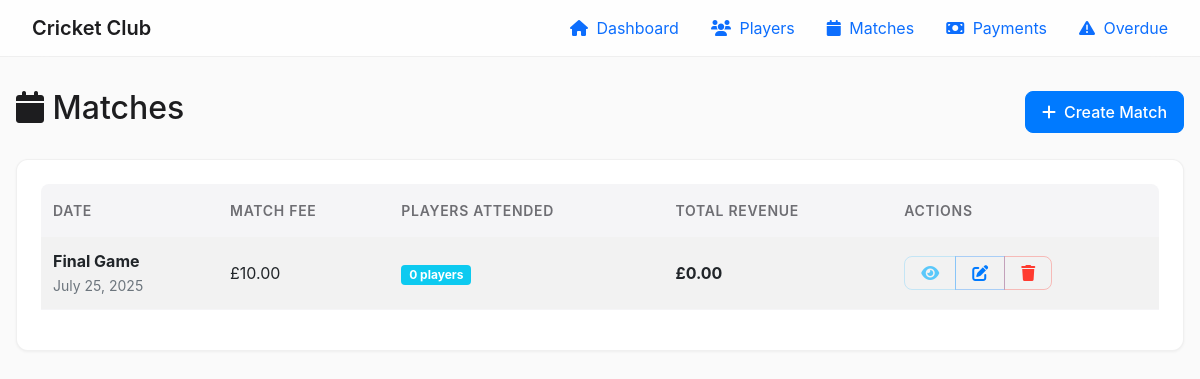
Page /matches on the earlier database version.
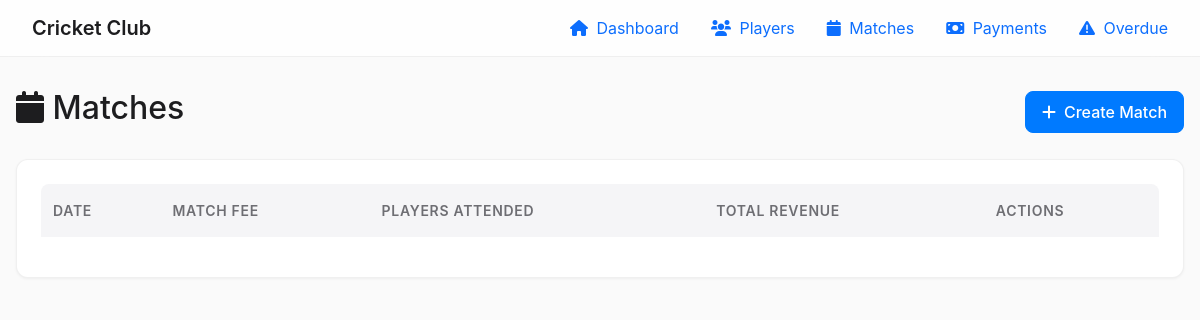
Same page on the later database version.
### app.py (models this page shows)
class Match(db.Model):
    id = db.Column(db.Integer, primary_key=True)
    name = db.Column(db.String(200))  # Optional match name, defaults to formatted date
    date = db.Column(db.Date, default=date.today)
    fee = db.Column(db.Float, default=10.0)
    attendances = db.relationship('MatchAttendance', backref='match', lazy=True, cascade='all, delete-orphan')
    payments = db.relationship('Payment', backref='match', lazy=True, cascade='all, delete-orphan')
    def display_name(self):
        return self.name or self.date.strftime('%B %d, %Y')

### app.py (the view)
@app.route('/matches')
def matches():
    matches = Match.query.order_by(Match.date.desc()).all()
    return render_template('matches.html', matches=matches)

### templates/matches.html (shortened to what this page needs)
{% extends "base.html" %}
{% block content %}
<div class="d-flex justify-content-between align-items-center mb-4">
    <h2><i class="fas fa-calendar"></i> Matches</h2>
    <a href="{{ url_for('create_match') }}" class="btn btn-primary">
        <i class="fas fa-plus"></i> Create Match
    </a>
</div>
<div class="card">
    <div class="card-body">
        <div class="table-responsive">
            <table class="table table-striped table-hover">
                <thead>
                    <tr>
                        <th>Date</th>
                        <th>Match Fee</th>
                        <th>Players Attended</th>
                        <th>Total Revenue</th>
                        <th>Actions</th>
                    </tr>
                </thead>
                <tbody>
                    {% for match in matches %}
                    <tr>
                        <td>
                            <strong>{{ match.display_name() }}</strong>
                            {% if match.name %}
                                <br><small class="text-muted">{{ match.date.strftime('%B %d, %Y') }}</small>
                            {% endif %}
                        </td>
                        <td>&pound;{{ "%.2f"|format(match.fee) }}</td>
                        <td>
                            <span class="badge bg-info">{{ match.attendances|length }} players</span>
                        </td>
                        <td>
                            <strong>&pound;{{ "%.2f"|format(match.fee * match.attendances|length) }}</strong>
                        </td>
                        <td>
                            <div class="btn-group" role="group">
                                <button type="button" class="btn btn-outline-info btn-sm" onclick="showMatchDetails('{{ match.id }}')" title="View Details">
                                    <i class="fas fa-eye"></i>
                                </button>
                                <a href="{{ url_for('edit_match', match_id=match.id) }}"
                                    class="btn btn-outline-primary btn-sm" title="Edit Match">
                                    <i class="fas fa-edit"></i>
                                </a>
                                <button type="button" class="btn btn-outline-danger btn-sm" title="Delete Match"
                                    onclick="showDeleteMatchConfirmation(this)"
                                    data-match-name="{{ match.display_name() }}"
                                    data-match-date="{{ match.date.strftime('%B %d, %Y') }}"
                                    data-players-count="{{ match.attendances|length }}"
                                    data-match-id="{{ match.id }}">
                                    <i class="fas fa-trash"></i>
                                </button>
                            </div>
                        </td>
                    </tr>
                    {% endfor %}
                </tbody>
            </table>
        </div>
    </div>
</div>
{% endblock %}

Differences in the rows shown:
removed Match: display_name "Final Game", date "July 25, 2025", fee "10.00", attendances|length "0", fee "0.00"
